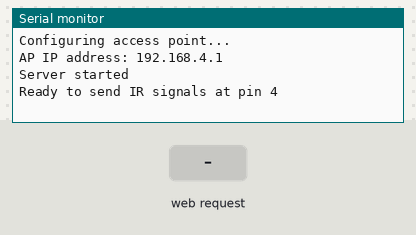
A sketch run on a simulated ESP32. Shown: the last lines printed to the serial monitor. The test bench sets the inputs (shaded band). WiFi joins after 1.5 s; servers stay silent unless stated.

Above: at 1.2 s.
1.3 s: HTTP request GET /favicon.ico received
At 2.3 s:
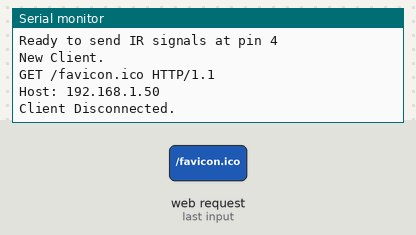
2.8 s: HTTP request GET /button1 received
At 3.3 s:
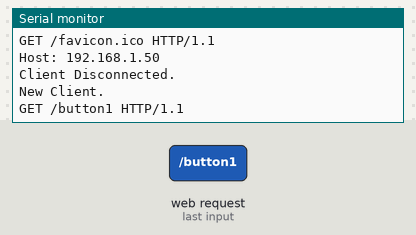

The sketch:

ir_remote_for_long_codes.ino
```cpp
#include <IRremote.h>

#include <WiFi.h>
#include <WiFiClient.h>
#include <WiFiAP.h>

#define IR_RECEIVE_PIN 22
#define IR_SEND_PIN 4
#define ENABLE_LED_FEEDBACK  true
#define USE_DEFAULT_FEEDBACK_LED_PIN true
#define SENDING_REPEATS 0

#define ENABLE_LED_FEEDBACK true
#define USE_DEFAULT_FEEDBACK_LED_PIN true

#define BUTTON_PIN 26

const int user_input_size = 100;
char user_input[user_input_size];
int char_changing = 0;

//if true connects to an existing network
//if false creates a new hotspot
const boolean connect_to_existing = false;

//the credentials of the new hotspot(if applicable)
const char *new_ssid = "ESP32 Remote";
const char *new_password = "arduinos are cool";

//the credentials of the existing network(if applicable)
const char *existing_ssid = "";
const char *existing_password = "";

WiFiServer server(80);

//Sets up a static IP address making your URL contant
//which saving you the hassle of finding the IP address
//everytime you want to connect

// Set your Static IP address
IPAddress local_IP(192, 168, 8, 179);
// Set your Gateway IP address
IPAddress gateway(192, 168, 8, 1);

IPAddress subnet(255, 255, 0, 0);
IPAddress primaryDNS(8, 8, 8, 8); // optional
IPAddress secondaryDNS(8, 8, 4, 4); // optional

const int buffer_size = 100;
char recieved_codes[buffer_size];
char str[50];
char code_word[10] = "command:";
unsigned long code;
int char_index = 0;

//YOUR CODE USES 40KHZ BUT IRREMOTE EXAMPLES USE 38.
//USE WHATEVER WORKS FOR YOU
const uint8_t NEC_KHZ = 38; // 38kHz carrier frequency for the NEC protocol

const uint16_t button1Signal[] = {4380,4372,536,1604,540,532,540,1600,540,532,540,532,540,532,536,536,536,1604,536
,1608,536,532,540,532,536,536,536,532,540,532,540,1604,536,532,540,532,540,1604,536,1604
,540,532,536,536,540,532,536,532,540,532,540,1604,536,1604,536,1604,540,1604,540,1600,540
,1604,536,1604,540,1604,536,1604,540,1604,536,1604,536,1608,536,1604,536,1608,536,1604
,536,1608,536,532,536,1604,540,1604,536,536,536,1604,536,1604,540,532,536,536,536,5184
,4376,4372,536,536,536,1604,536,536,536,1604,536,1608,536,1604,536,1604,540,532,536,536
,536,1604,536,1608,536,1604,536,1608,536,1604,536,536,536,1604,536,1604,540,532,536,536
,536,1604,536,1608,536,1604,536,1604,540,1604,536,536,536,532,536,536,536,532,540,532
,540,532,536,536,536,532,540,532,536,532,540,532,540,532,536,536,536,532,540,532,540
,532,536,1604,540,532,536,532,540,1604,536,536,536,532,540,1604,536,1604,540
}; // Using exact NEC timing

const uint16_t button2Signal[] = {4380,4372,536,1604,540,532,540,1600,540,532,540,532,540,532,536,536,536,1604,536
,1608,536,532,540,532,536,536,536,532,540,532,540,1604,536,532,540,532,540,1604,536,1604
,540,532,536,536,540,532,536,532,540,532,540,1604,536,1604,536,1604,540,1604,540,1600,540
,1604,536,1604,540,1604,536,1604,540,1604,536,1604,536,1608,536,1604,536,1608,536,1604
,536,1608,536,532,536,1604,540,1604,536,536,536,1604,536,1604,540,532,536,536,536,5184
,4376,4372,536,536,536,1604,536,536,536,1604,536,1608,536,1604,536,1604,540,532,536,536
,536,1604,536,1608,536,1604,536,1608,536,1604,536,536,536,1604,536,1604,540,532,536,536
,536,1604,536,1608,536,1604,536,1604,540,1604,536,536,536,532,536,536,536,532,540,532
,540,532,536,536,536,532,540,532,536,532,540,532,540,532,536,536,536,532,540,532,540
,532,536,1604,540,532,536,532,540,1604,536,536,536,532,540,1604,536,1604,540
}; // Using exact NEC timing

const uint16_t button3Signal[] = {4380,4372,536,1604,540,532,540,1600,540,532,540,532,540,532,536,536,536,1604,536
,1608,536,532,540,532,536,536,536,532,540,532,540,1604,536,532,540,532,540,1604,536,1604
,540,532,536,536,540,532,536,532,540,532,540,1604,536,1604,536,1604,540,1604,540,1600,540
,1604,536,1604,540,1604,536,1604,540,1604,536,1604,536,1608,536,1604,536,1608,536,1604
,536,1608,536,532,536,1604,540,1604,536,536,536,1604,536,1604,540,532,536,536,536,5184
,4376,4372,536,536,536,1604,536,536,536,1604,536,1608,536,1604,536,1604,540,532,536,536
,536,1604,536,1608,536,1604,536,1608,536,1604,536,536,536,1604,536,1604,540,532,536,536
,536,1604,536,1608,536,1604,536,1604,540,1604,536,536,536,532,536,536,536,532,540,532
,540,532,536,536,536,532,540,532,536,532,540,532,540,532,536,536,536,532,540,532,540
,532,536,1604,540,532,536,532,540,1604,536,536,536,532,540,1604,536,1604,540
}; // Using exact NEC timing

//ADD MORE _____SIGNAL VARIABLES HERE FOR EACH BUTTON


/*Sets up program. Connects to wifi or creates a hotspot*/
void setup() {
  Serial.begin(115200);

  Serial.println();
  Serial.println("Configuring access point...");

  // You can remove the password parameter if you want the AP to be open.
  IPAddress myIP;

  if(connect_to_existing){
    // Configures static IP address
    if (!WiFi.config(local_IP, gateway, subnet, primaryDNS, secondaryDNS)) {
      Serial.println("STA Failed to configure");
    }

    WiFi.begin(existing_ssid, existing_password);
    while (WiFi.status() != WL_CONNECTED) {
      delay(500);
      Serial.print(".");
    }
    myIP = WiFi.localIP();
  }else{
    WiFi.softAP(new_ssid, new_password);
    myIP = WiFi.softAPIP();
  }

  Serial.print("AP IP address: ");
  Serial.println(myIP);
  server.begin();

  Serial.println("Server started");

  IrReceiver.begin(IR_RECEIVE_PIN, ENABLE_LED_FEEDBACK, USE_DEFAULT_FEEDBACK_LED_PIN);
  IrSender.begin(IR_SEND_PIN, ENABLE_LED_FEEDBACK); // Specify send pin and enable feedback LED at default feedback LED pin

  Serial.print("Ready to send IR signals at pin ");
  Serial.println(IR_SEND_PIN);

  pinMode(BUTTON_PIN, INPUT_PULLUP);
}

/*sends an IR code*/
void send_message(String s){
  IrReceiver.stop();

  if(s == "button1"){
    IrSender.sendRaw(button1Signal, sizeof(button1Signal) / sizeof(button1Signal[0]), NEC_KHZ); // Note the approach used to automatically calculate the size of the array.
  }else if(s == "button2"){
    IrSender.sendRaw(button2Signal, sizeof(button2Signal) / sizeof(button2Signal[0]), NEC_KHZ); // Note the approach used to automatically calculate the size of the array.
  }else if(s == "button3"){
    IrSender.sendRaw(button3Signal, sizeof(button3Signal) / sizeof(button3Signal[0]), NEC_KHZ); // Note the approach used to automatically calculate the size of the array.
  }//.....DUPLICATE ABOVE STATEMENTS FOR EACH BUTTON
  //...

  delay(1000);
  //restarts the reciever
  IrReceiver.start();
}

/*checks for messages over wifi*/
void check_wifi(){
  WiFiClient client = server.available();   // listen for incoming clients
  if (client) {                             // if you get a client,
    Serial.println("New Client.");           // print a message out the serial port
    String currentLine = "";                // make a String to hold incoming data from the client
    while (client.connected()) {            // loop while the client's connected
      if (client.available()) {             // if there's bytes to read from the client,
        char c = client.read();             // read a byte, then
        Serial.write(c);                    // print it out the serial monitor
        if (c == '\n') {                    // if the byte is a newline character

          // if the current line is blank, you got two newline characters in a row.
          // that's the end of the client HTTP request, so send a response:
          if (currentLine.length() == 0) {
            // HTTP headers always start with a response code (e.g. HTTP/1.1 200 OK)
            // and a content-type so the client knows what's coming, then a blank line:
            client.println("HTTP/1.1 200 OK");
            client.println("Content-type:text/html");
            client.println();

            client.println(recieved_codes);

            for(int i = 0; recieved_codes[i] != '\0'; i++){
              recieved_codes[i] = '\0';
            }
            char_index = 0;
            // The HTTP response ends with another blank line:
            client.println();

            // break out of the while loop:
            break;
          } else {//reached the end of the line
            //if the line is a GET request(excluding a request for the icon)
            if(currentLine.startsWith("GET /") &&  !currentLine.startsWith("GET /favicon.ico")){
              String s = currentLine.substring(5);
              send_message(s);
            }
            currentLine = "";
          }
        } else if (c != '\r') {  // if you got anything else but a carriage return character,
          currentLine += c;      // add it to the end of the currentLine
        }
      }
    }
    // close the connection:
    client.stop();
    Serial.println("Client Disconnected.");
  }
}

/*checks for IR codes picked up by the reciever*/
/*
void check_recieved(){
  if(IrReceiver.decode()){
    if(IrReceiver.decodedIRData.decodedRawData != 0){
      IrReceiver.printIRResultShort(&Serial);
      if(IrReceiver.decodedIRData.decodedRawData == 0xFFFFFFFF){
        //Repeat command(used by some IR remotes
        //to indicate that a button has been held
        Serial.println("...");
      }else{
        //adds the code to a char array containing all of the recieved codes
        //as the client can only initiate connections with the
        //server(the esp32), codes are only sent to the client after it requests them

        Serial.println(IrReceiver.decodedIRData.decodedRawData, HEX);

        sprintf(str,"%X",IrReceiver.decodedIRData.decodedRawData);

        for(int i = 0; str[i] != '\0'; i++){
          if(char_index < buffer_size){
            recieved_codes[char_index] = code_word[i];
            char_index++;
          }else{
            break;
          }
        }

        for(int j = 0; str[j] != '\0'; j++){
          if(char_index < buffer_size){
            recieved_codes[char_index] = str[j];
            char_index++;
          }else{
            break;
          }
        }

        if(char_index < buffer_size){
          recieved_codes[char_index] = '\n';
          char_index++;
        }
      }
    }
    IrReceiver.resume(); //Enable receiving of the next value
  }
}*/

/*the main loop*/
void loop() {
  check_wifi();
  /*
  //checks if the recieve button has been held
  if(digitalRead(BUTTON_PIN) == LOW){
    //and if so it checks if any IR codes have been picked up
    check_recieved();
  }*/
}
```

Measured:
- after the input at 1.3 s, the serial monitor: prints a new line at once (image 1)
- after the input at 2.8 s, the serial monitor: prints a new line at once (image 2)
